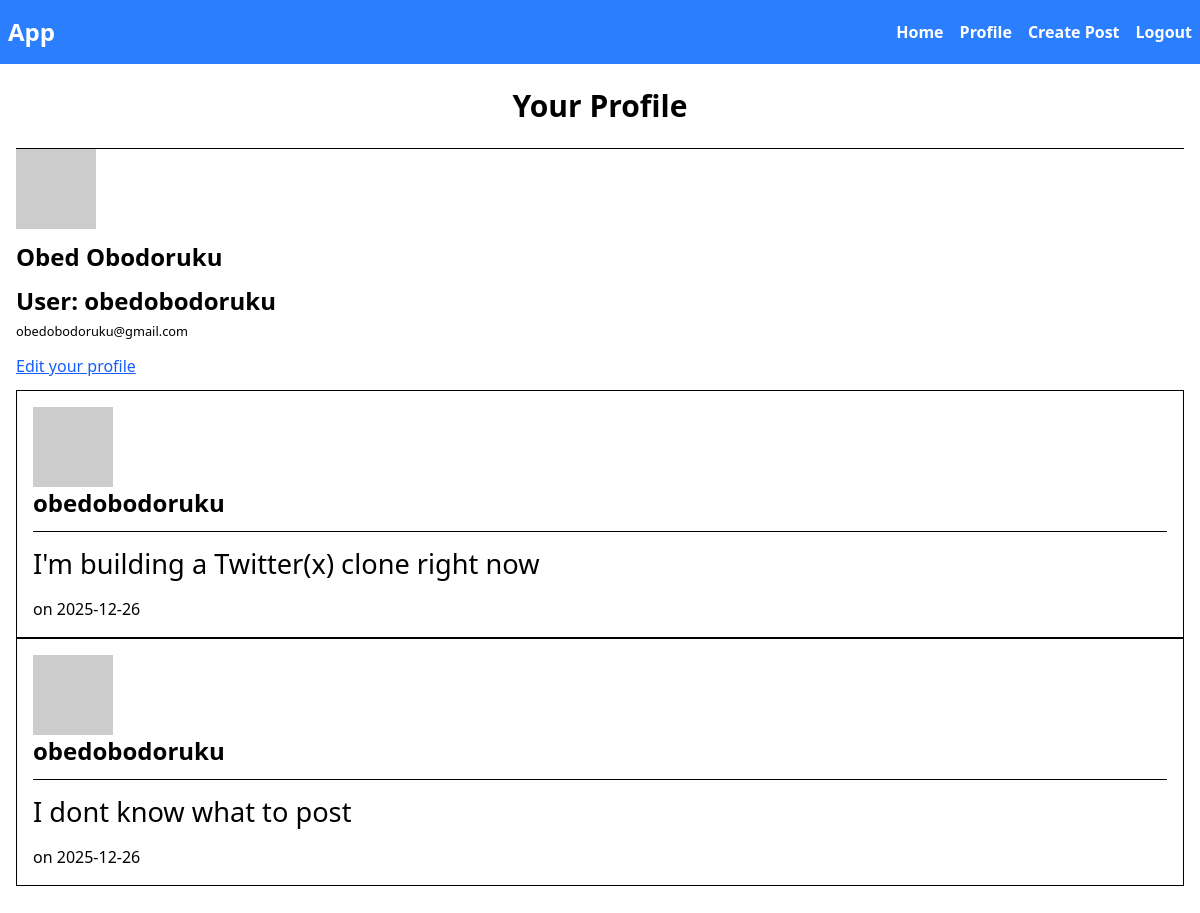
Page /user (signed in) on the earlier database version.
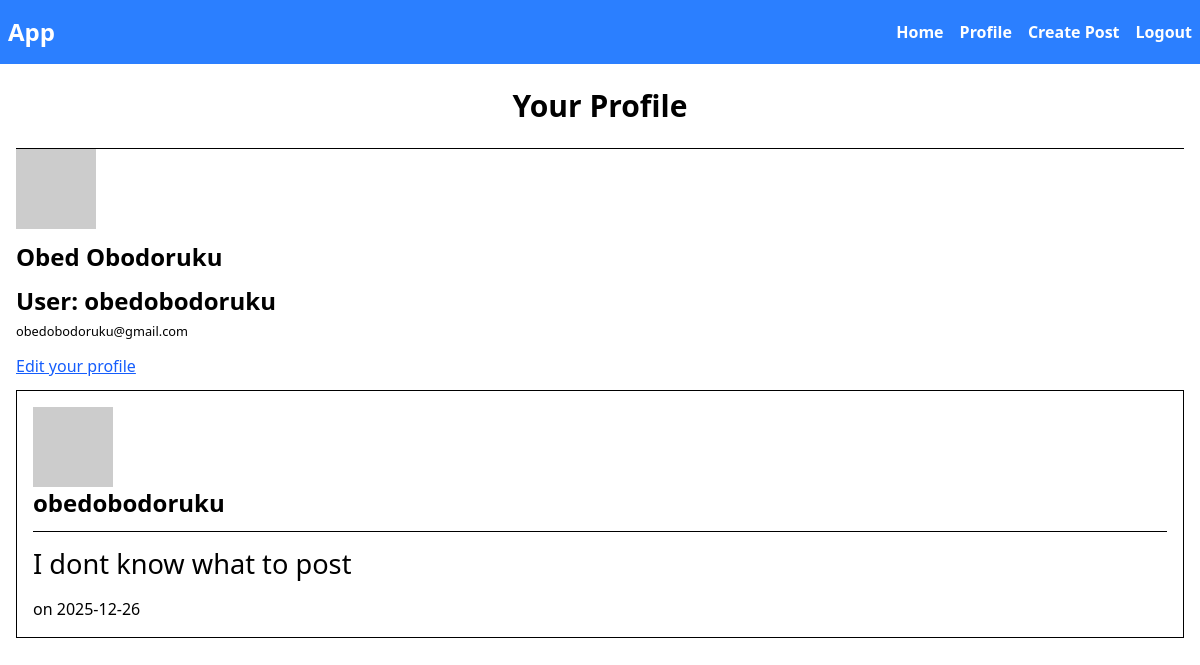
Same page on the later database version.
### app/models.py (models this page shows, shortened)
class Post(db.Model):
    id = db.Column(db.Integer, primary_key=True)
    content = db.Column(db.Text, nullable=False)
    date_posted = db.Column(db.DateTime, nullable=False, default=datetime.utcnow)
    user_id = db.Column(db.Integer, db.ForeignKey("user.id"), nullable=False)
    replies = db.relationship("Reply", backref="post", lazy=True, cascade="all, delete-orphan")

class User(db.Model, UserMixin):
    id = db.Column(db.Integer, primary_key=True)
    username = db.Column(db.String(150), unique=True, nullable=False)
    name = db.Column(db.String(150), default="user")
    email = db.Column(db.String(150), unique=True, nullable=False)
    password = db.Column(db.String(200), nullable=False)
    posts = db.relationship("Post", backref="user", lazy=True)
    replies = db.relationship(
        "Reply",
        backref="user",
        lazy=True,
        cascade="all, delete-orphan"
    )
    def avatar(self, size):
        digest = md5(self.email.lower().encode('utf-8')).hexdigest()
        return f'https://www.gravatar.com/avatar/{digest}?d=identicon&s={size}'

### app/routes.py (the view)
@app.route("/user", methods=["GET", "POST"])
@login_required
def account():
    user = User.query.filter_by(username=current_user.username).first_or_404()
    posts = Post.query.filter_by(user=user).all()
    return render_template("account.html",user=user, posts=posts, title=f"{current_user.username}'s Account", )

### app/models.py (called while the page is built)
@login_manager.user_loader
def load_user(user_id):
    return User.query.get(int(user_id))

### app/templates/account.html
{% extends "layout.html" %}
{% block body %}
    <div class="mb-7">
        <div>
            <h1 class="text-center text-3xl font-extrabold my-6">Your Profile</h1>
            <hr>
            <div>
                <img src="{{ current_user.avatar(128) }}" alt="User avatar">
                <h4 class="my-3 text-2xl font-bold">{{ current_user.name }}</h4>
                <h3 class="mt-3 text-[1.3rem]"><span class="text-2xl font-bold mb-3">User: {{ current_user.username }}</span></h3>
                <small>{{ current_user.email }}</small>
            </div>
            <div class="my-3">
                <a class="text-blue-600 underline" href="{{ url_for('edit_profile') }}">Edit your profile</a>
            </div>
            {% for post in posts %}
                <div class="border border-black p-4">
                    <div>
                        <img src="{{ post.user.avatar(36) }}" alt="user pfp" />
                        <h4 class="text-2xl font-bold mb-3">{{ current_user.username }}</h4>
                    </div>
                <hr>
                <div class="my-3">
                    <p class="text-[1.7rem]">{{ post.content }}</p>
                </div>
                <div>
                    <span>
                        on {{ post.date_posted.strftime('%Y-%m-%d') if post.date_posted else 'N/A' }}
                    </span>
                </div>
            </div>
            {% endfor %}
        </div>
    </div>
{% endblock %}

Differences in the rows shown:
removed Post: {{ current_user.username }} "obedobodoruku", content "I'm building a Twitter(x) clone right now", date_posted "2025-12-26"
